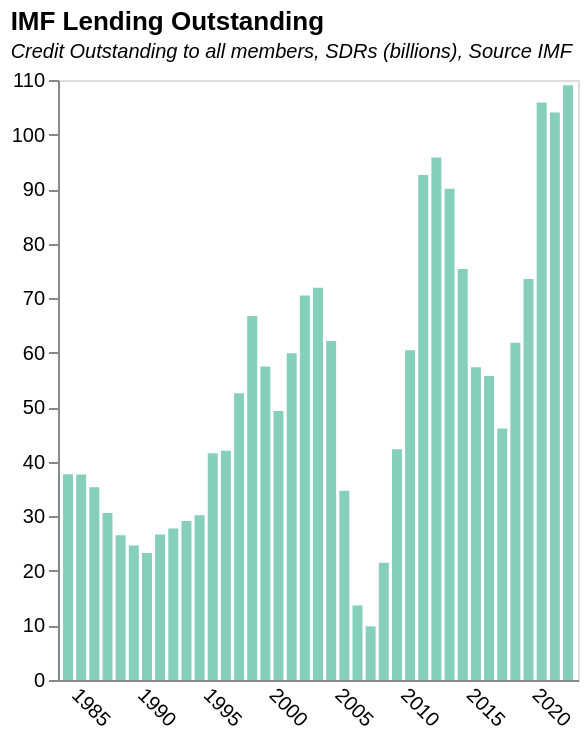

The specification (Vega-Lite) saved for this image:
### Vega-Lite specification from a JSON file in a GitHub repository (floating-point values rounded to 4 significant figures)
{"$schema": "https://vega.github.io/schema/vega-lite/v5.json", "title": {"text": "IMF Lending Outstanding", "subtitle": "Credit Outstanding to all members, SDRs (billions), Source IMF", "subtitleFontStyle": "italic", "subtitleFontSize": 10, "anchor": "start", "color": "black"}, "data": {"values": [{"Date": "08/31/2022", "GRA Purchases": "93769635059", "PRGT 1/2/": "15254184552", "Totals": "109023819611", "Year": "2022", "Totals_billions": "109.0238196"}, {"Date": "12/31/2021", "GRA Purchases": "89474552025", "PRGT 1/2/": "14554823681", "Totals": "104029375706", "Year": "2021", "Totals_billions": "104.0293757"}, {"Date": "12/31/2020", "GRA Purchases": "93408630285", "PRGT 1/2/": "12481816684", "Totals": "105890446969", "Year": "2020", "Totals_billions": "105.890447"}, {"Date": "12/31/2019", "GRA Purchases": "66945509865", "PRGT 1/2/": "6590835450", "Totals": "73536345315", "Year": "2019", "Totals_billions": "73.53634532"}, {"Date": "12/31/2018", "GRA Purchases": "55395611392", "PRGT 1/2/": "6426181029", "Totals": "61821792421", "Year": "2018", "Totals_billions": "61.82179242"}, {"Date": "12/31/2017", "GRA Purchases": "39585385873", "PRGT 1/2/": "6522280669", "Totals": "46107666542", "Year": "2017", "Totals_billions": "46.10766654"}, {"Date": "12/31/2016", "GRA Purchases": "49267630851", "PRGT 1/2/": "6482647937", "Totals": "55750278788", "Year": "2016", "Totals_billions": "55.75027879"}, {"Date": "12/31/2015", "GRA Purchases": "50757840741", "PRGT 1/2/": "6575911158", "Totals": "57333751899", "Year": "2015", "Totals_billions": "57.3337519"}, {"Date": "12/31/2014", "GRA Purchases": "69041563463", "PRGT 1/2/": "6292755583", "Totals": "75334319046", "Year": "2014", "Totals_billions": "75.33431905"}, {"Date": "12/31/2013", "GRA Purchases": "83899249061", "PRGT 1/2/": "6174392682", "Totals": "90073641743", "Year": "2013", "Totals_billions": "90.07364174"}, {"Date": "12/31/2012", "GRA Purchases": "90042348252", "PRGT 1/2/": "5766292503", "Totals": "95808640755", "Year": "2012", "Totals_billions": "95.80864076"}, {"Date": "12/31/2011", "GRA Purchases": "87276915790", "PRGT 1/2/": "5308609594", "Totals": "92585525384", "Year": "2011", "Totals_billions": "92.58552538"}, {"Date": "12/31/2010", "GRA Purchases": "55620104510", "PRGT 1/2/": "4819344134", "Totals": "60439448644", "Year": "2010", "Totals_billions": "60.43944864"}, {"Date": "12/31/2009", "GRA Purchases": "37221142436", "PRGT 1/2/": "5079705286", "Totals": "42300847722", "Year": "2009", "Totals_billions": "42.30084772"}, {"Date": "12/31/2008", "GRA Purchases": "17514964723", "PRGT 1/2/": "3972372030", "Totals": "21487336753", "Year": "2008", "Totals_billions": "21.48733675"}, {"Date": "12/31/2007", "GRA Purchases": "6036146757", "PRGT 1/2/": "3796945581", "Totals": "9833092338", "Year": "2007", "Totals_billions": "9.833092338"}, {"Date": "12/31/2006", "GRA Purchases": "9822640239", "PRGT 1/2/": "3844020520", "Totals": "13666660759", "Year": "2006", "Totals_billions": "13.66666076"}, {"Date": "12/31/2005", "GRA Purchases": "28432143237", "PRGT 1/2/": "6282121668", "Totals": "34714264905", "Year": "2005", "Totals_billions": "34.71426491"}, {"Date": "12/31/2004", "GRA Purchases": "55373766674", "PRGT 1/2/": "6766029353", "Totals": "62139796027", "Year": "2004", "Totals_billions": "62.13979603"}, {"Date": "12/31/2003", "GRA Purchases": "65032062712", "PRGT 1/2/": "6880893268", "Totals": "71912955980", "Year": "2003", "Totals_billions": "71.91295598"}, {"Date": "12/31/2002", "GRA Purchases": "63601058794", "PRGT 1/2/": "6868671012", "Totals": "70469729806", "Year": "2002", "Totals_billions": "70.46972981"}, {"Date": "12/31/2001", "GRA Purchases": "53477225409", "PRGT 1/2/": "6424578684", "Totals": "59901804093", "Year": "2001", "Totals_billions": "59.90180409"}, {"Date": "12/31/2000", "GRA Purchases": "42990531049", "PRGT 1/2/": "6331595468", "Totals": "49322126517", "Year": "2000", "Totals_billions": "49.32212652"}, {"Date": "12/31/1999", "GRA Purchases": "51061861875", "PRGT 1/2/": "6434274362", "Totals": "57496136237", "Year": "1999", "Totals_billions": "57.49613624"}, {"Date": "12/31/1998", "GRA Purchases": "60451017051", "PRGT 1/2/": "6288825925", "Totals": "66739842976", "Year": "1998", "Totals_billions": "66.73984298"}, {"Date": "12/31/1997", "GRA Purchases": "46559033783", "PRGT 1/2/": "6009867422", "Totals": "52568901205", "Year": "1997", "Totals_billions": "52.56890121"}, {"Date": "12/31/1996", "GRA Purchases": "36127472805", "PRGT 1/2/": "5881609752", "Totals": "42009082557", "Year": "1996", "Totals_billions": "42.00908256"}, {"Date": "12/31/1995", "GRA Purchases": "35929173412", "PRGT 1/2/": "5657438528", "Totals": "41586611940", "Year": "1995", "Totals_billions": "41.58661194"}, {"Date": "12/31/1994", "GRA Purchases": "25611676952", "PRGT 1/2/": "4599768498", "Totals": "30211445450", "Year": "1994", "Totals_billions": "30.21144545"}, {"Date": "12/31/1993", "GRA Purchases": "25196745031", "PRGT 1/2/": "3942792899", "Totals": "29139537930", "Year": "1993", "Totals_billions": "29.13953793"}, {"Date": "12/31/1992", "GRA Purchases": "23967172718", "PRGT 1/2/": "3804463796", "Totals": "27771636514", "Year": "1992", "Totals_billions": "27.77163651"}, {"Date": "12/31/1991", "GRA Purchases": "23378573926", "PRGT 1/2/": "3285717796", "Totals": "26664291722", "Year": "1991", "Totals_billions": "26.66429172"}, {"Date": "12/31/1990", "GRA Purchases": "20731851093", "PRGT 1/2/": "2571911617", "Totals": "23303762710", "Year": "1990", "Totals_billions": "23.30376271"}, {"Date": "12/31/1989", "GRA Purchases": "22315104224", "PRGT 1/2/": "2334886562", "Totals": "24649990786", "Year": "1989", "Totals_billions": "24.64999079"}, {"Date": "12/31/1988", "GRA Purchases": "24750004884", "PRGT 1/2/": "1773964293", "Totals": "26523969177", "Year": "1988", "Totals_billions": "26.52396918"}, {"Date": "12/31/1987", "GRA Purchases": "28751979125", "PRGT 1/2/": "1866342930", "Totals": "30618322055", "Year": "1987", "Totals_billions": "30.61832206"}, {"Date": "12/31/1986", "GRA Purchases": "33334905644", "PRGT 1/2/": "2013169931", "Totals": "35348075575", "Year": "1986", "Totals_billions": "35.34807558"}, {"Date": "12/31/1985", "GRA Purchases": "35194787249", "PRGT 1/2/": "2470247948", "Totals": "37665035197", "Year": "1985", "Totals_billions": "37.6650352"}, {"Date": "12/31/1984", "GRA Purchases": "34936772393", "PRGT 1/2/": "2769874900", "Totals": "37706647293", "Year": "1984", "Totals_billions": "37.70664729"}], "format": {"parse": {"Year": "date"}}}, "height": 300, "width": 260, "mark": {"type": "bar", "color": "#86d0bb"}, "encoding": {"x": {"field": "Year", "type": "temporal", "axis": {"title": null, "grid": false, "ticks": false, "labelAngle": 45}}, "y": {"field": "Totals_billions", "type": "quantitative", "title": "", "axis": {"grid": false}}}, "config": {}}
